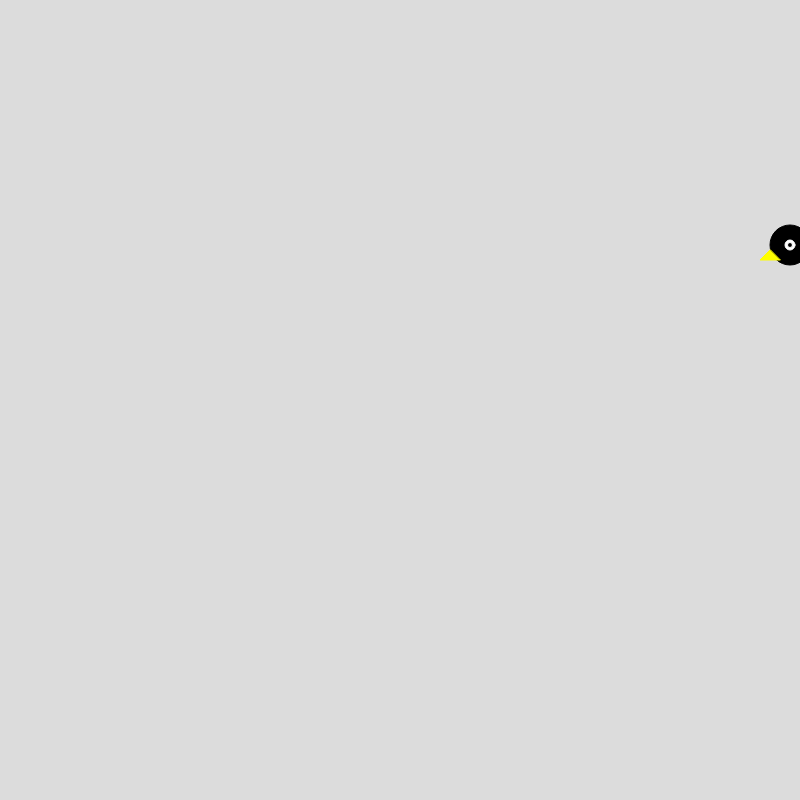
Frame 1 (no input)
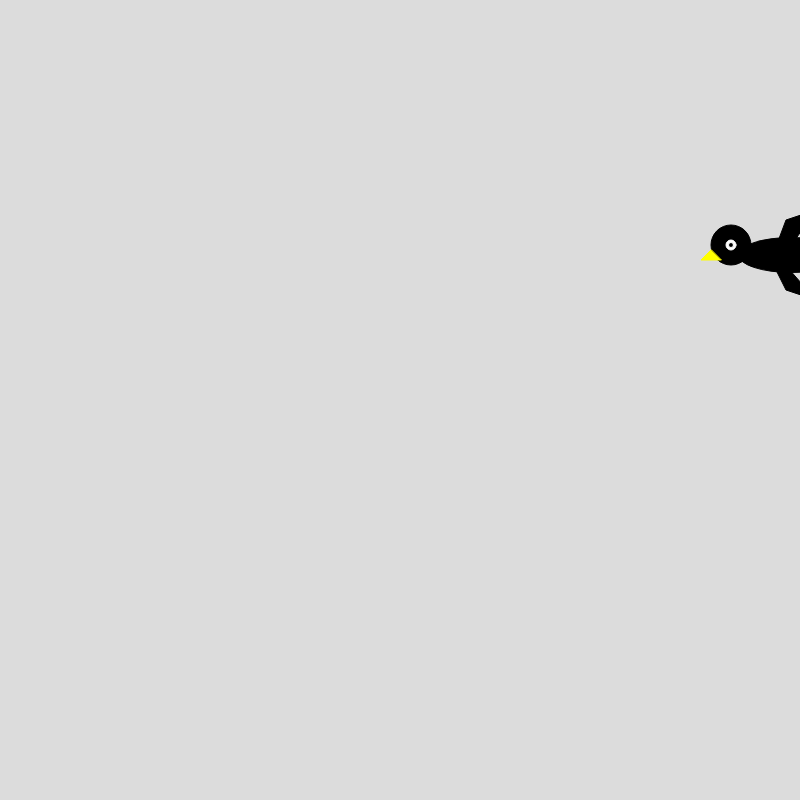
Frame 60 (no input)
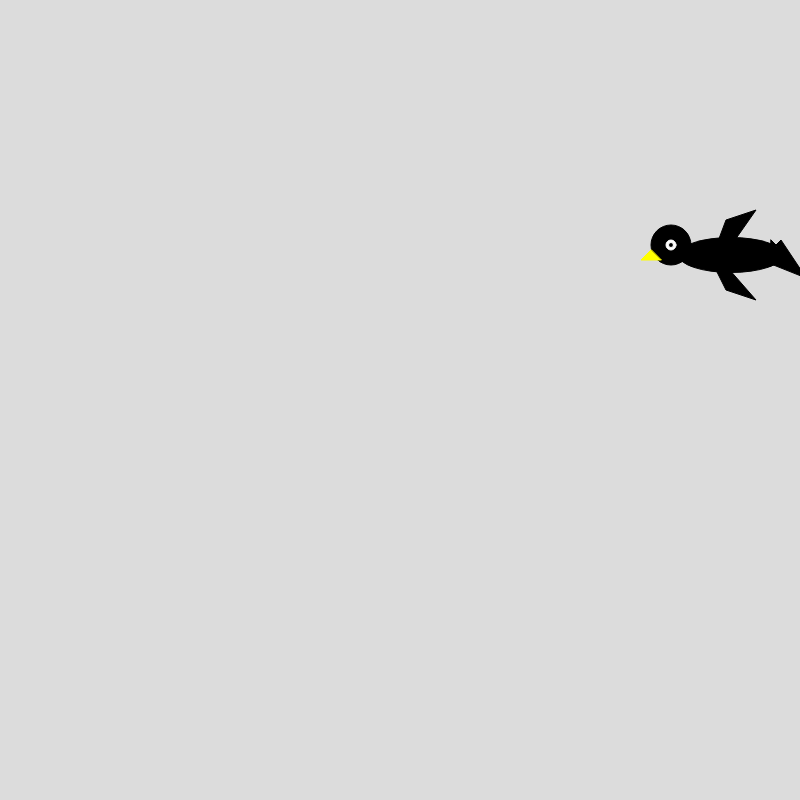
Frame 120 (the mouse pressed at the canvas centre since frame 60)

The p5.js sketch that drew these frames (run headless with seeded random() and noise() and a simulated clock; from frame 60 on, the mouse is pressed at the canvas centre):

// p5.js sketch
// ── sketch.js

//Bird Flying
let drawbirdx = 700;
let drawbirdy = 200;
let goLeft = false;
function setup() {
drawbird();
  createCanvas(800, 800);
}
function draw(){
  background(220);
  drawbird(drawbirdx, drawbirdy, 800, 800);

  (drawbirdx = drawbirdx - 1)
}
function drawbird(x, y, birdSize) {
push();
translate(x, y);
//Body of Bird
fill(0, 0, 0,)
stroke(0, 0, 0,)
ellipse(150, 55, 105,35);
//Head of Bird
circle(90, 45, 40)
//Top Wing for Bird
quad(130, 60, 145, 20, 175, 10, 140, 60)
//Bottom Wing for Bird
quad(130, 60, 145, 90, 175, 100, 140, 60)
//Tail for Bird
quad(190, 60, 200, 50, 230, 80, 180, 60,)
quad(190, 50, 200, 40, 220, 70, 190, 40,)

//Beak for the Bird
stroke(255, 255, 0,);
fill(255, 255, 0,)
triangle(70, 50, 60, 60, 80, 60,);

//Eye for the Bird
fill(365,365,365,)
stroke(365,365,365,)
circle(90,45, 10,)
fill(0, 0, 0,)
circle(90, 45, 5,);
pop();
}
